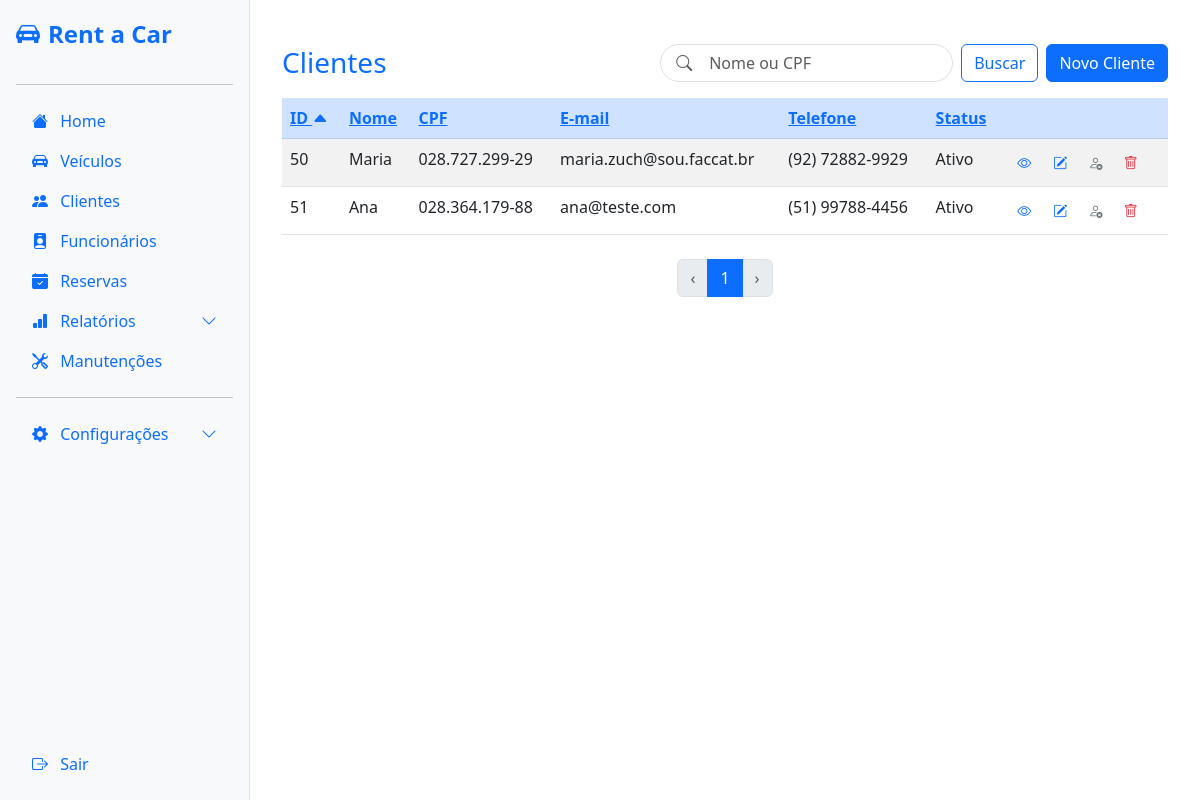
/client/ (signed in), run on the app's committed database.
### client/models.py (models this page shows, shortened)
class Client(models.Model):
    name = models.CharField(max_length=255, verbose_name="Nome")
    cpf = models.CharField(max_length=11, unique=True, verbose_name="CPF")
    email = models.EmailField(verbose_name="E-mail")
    address = models.TextField(blank=True, null=True, verbose_name="Endereço")
    phone = models.CharField(max_length=11, verbose_name="Telefone")
    active = models.BooleanField(default=True, verbose_name="Ativo")
    class Meta:
        verbose_name = "Cliente"
        verbose_name_plural = "Clientes"
    @property
    def cpf_formatado(self):
        cpf = self.cpf
        return f"{cpf[:3]}.{cpf[3:6]}.{cpf[6:9]}-{cpf[9:]}"
    @property
    def phone_formatado(self):
        if len(self.phone) == 11:
            ddd = self.phone[:2]
            parte1 = self.phone[2:7]
            parte2 = self.phone[7:]
            return f"({ddd}) {parte1}-{parte2}"
        return self.phone  # se não tiver 11 dígitos, retorna como está

### client/views.py (the view)
# urls.py: path('', views.client_list, name='client_list'),
@login_required
def client_list(request):
    query = request.GET.get('q', '').strip()  # Busca por nome ou CPF
    clients = Client.objects.all()
    sort = request.GET.get('sort', 'id')
    order = request.GET.get('order', 'asc')
    if query:
        query_clean = re.sub(r'[\.\-\s]', '', query)
        clients = clients.filter(
            Q(name__icontains=query) |
            Q(cpf__icontains=query_clean)
        )
    if order == 'desc':
        sort = '-' + sort
    clients = clients.order_by(sort)
    paginator = Paginator(clients, 10)
    page_number = request.GET.get('page')
    clients = paginator.get_page(page_number)
    count = Client.objects.count()
    return render(request, 'clients/list.html', {'clients': clients, 'query': query, 'sort': sort, 'order': order, 'total': count, 'page_range': paginator.page_range})

### client/templates/clients/list.html (shortened to what this page needs)
{% extends "base/base.html" %}
{% block content %}
<div class="container mt-4">
  <div class="d-flex align-items-center justify-content-between mb-3 flex-wrap">
    <h3 class="mb-0 me-3 text-primary">Clientes</h3>
    <div class="d-flex ms-auto align-items-center gap-2">
      <form
        method="get"
        class="d-flex position-relative"
        style="min-width: 320px; max-width: 400px"
      >
        <div class="position-relative w-100 me-2">
          <input
            class="form-control ps-5 rounded-pill"
            type="search"
            name="q"
            value="{{ query|default:'' }}"
            placeholder="Nome ou CPF"
            aria-label="Buscar"
            style="min-width: 250px"
          />
          <span
            class="position-absolute top-50 start-0 translate-middle-y ps-3"
          >
            <i class="bi bi-search text-muted"></i>
          </span>
        </div>
        <button class="btn btn-outline-primary" type="submit">Buscar</button>
      </form>
      <a href="{% url 'client_create' %}" class="btn btn-primary">Novo Cliente</a>
    </div>
  </div>
  <table class="table table-striped">
    <thead class="table-primary">
      <tr>
        <th>
          <a href="?sort=id&order={% if sort == 'id' and order == 'asc' %}desc{% else %}asc{% endif %}&q={{ query|urlencode }}">
            ID {% if sort == 'id' %}
            <i class="bi bi-caret-{% if order == 'asc' %}up{% else %}down{% endif %}-fill"></i>
            {% endif %}
          </a>
        </th>
        <th>
          <a href="?sort=name&order={% if sort == 'name' and order == 'asc' %}desc{% else %}asc{% endif %}&q={{ query|urlencode }}">
            Nome
          </a>
        </th>
        <th>
          <a href="?sort=cpf&order={% if sort == 'cpf' and order == 'asc' %}desc{% else %}asc{% endif %}&q={{ query|urlencode }}">
            CPF
          </a>
        </th>
        <th>
          <a href="?sort=email&order={% if sort == 'email' and order == 'asc' %}desc{% else %}asc{% endif %}&q={{ query|urlencode }}">
            E-mail
          </a>
        </th>
        <th>
          <a href="?sort=phone&order={% if sort == 'phone' and order == 'asc' %}desc{% else %}asc{% endif %}&q={{ query|urlencode }}">
            Telefone
          </a>
        </th>
        <th>
          <a href="?sort=active&order={% if sort == 'active' and order == 'asc' %}desc{% else %}asc{% endif %}&q={{ query|urlencode }}">
            Status
          </a>
        </th>
        <th scope="col"></th>
      </tr>
    </thead>
    <tbody>
      {% for client in clients %}
      <tr>
        <td>{{ client.id }}</td>
        <td>{{ client.name|title }}</td>
        <td>{{ client.cpf_formatado }}</td>
        <td>{{ client.email }}</td>
        <td>{{ client.phone_formatado }}</td>
        <td>{% if client.active %} Ativo {% else %} Inativo {% endif %}</td>
        <td>
        <a href="{% url 'client_detail' client.id %}" class="btn btn-sm" title="Visualizar">
          <i class="bi bi-eye text-primary"></i>
        </a>
        <a href="{% url 'client_update' client.id %}" class="btn btn-sm" title="Editar">
          <i class="bi bi-pencil-square text-primary"></i>
        </a>
        {% if client.active %}
        <button
          type="button"
          data-bs-toggle="modal"
          data-bs-target="#toggleActiveModal{{ client.id }}"
          class="btn btn-sm"
          title="Inativar Cliente"
          style="border: none; background: none"
        >
          <i class="bi bi-person-x text-secondary"></i>
        </button>
        {% endif %}
      <button
        type="button"
        class="btn btn-sm"
        data-bs-toggle="modal"
        data-bs-target="#deleteModal{{ client.id }}"
        title="Excluir"
      >
        <i class="bi bi-trash text-danger"></i>
      </button>
        </td>
      </tr>
      {% empty %}
      <tr>
        <td colspan="7" class="text-center">Nenhum cliente encontrado.</td>
      </tr>
      {% endfor %}
    </tbody>
  </table>
  <nav aria-label="Paginacao" class="mt-4">
    <ul class="pagination justify-content-center">
      {% if clients.has_previous %}
      <li class="page-item">
        <a
          class="page-link"
          href="?page={{ clients.previous_page_number }}&sort={{ sort }}&order={{ order }}&q={{ query|urlencode }}"
          aria-label="Anterior"
          >‹</a
        >
      </li>
      {% else %}
      <li class="page-item disabled">
        <span class="page-link" aria-label="Anterior">‹</span>
      </li>
      {% endif %}
      <li class="page-item active">
        <span class="page-link">{{ clients.number }}</span>
      </li>
      {% if clients.has_next %}
      <li class="page-item">
        <a
          class="page-link"
          href="?page={{ clients.next_page_number }}&sort={{ sort }}&order={{ order }}&q={{ query|urlencode }}"
          aria-label="Próxima"
          >›</a
        >
      </li>
      {% else %}
      <li class="page-item disabled">
        <span class="page-link" aria-label="Próxima">›</span>
      </li>
      {% endif %}
    </ul>
  </nav>
</div>
{% endblock %}

### data on the page
Client: id "50", name "Maria", cpf_formatado "028.727.299-29", email "maria.zuch@sou.faccat.br", phone_formatado "(92) 72882-9929", active "Ativo"
Client: id "51", name "Ana", cpf_formatado "028.364.179-88", email "ana@teste.com", phone_formatado "(51) 99788-4456", active "Ativo"

### other printed values
{{ clients.number }} "1"
